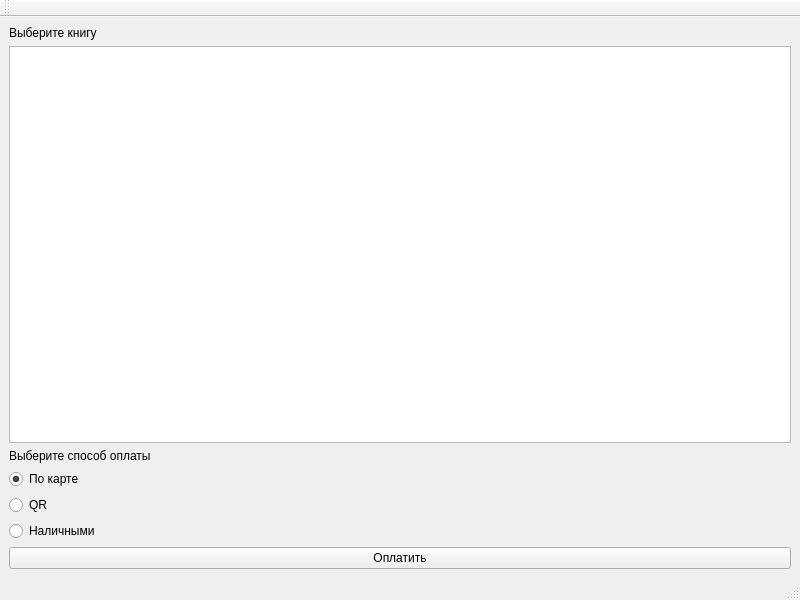
<?xml version="1.0" encoding="UTF-8"?>
<ui version="4.0">
 <class>MainWindow</class>
 <widget class="QMainWindow" name="MainWindow">
  <property name="geometry">
   <rect>
    <x>0</x>
    <y>0</y>
    <width>800</width>
    <height>600</height>
   </rect>
  </property>
  <property name="windowTitle">
   <string>MainWindow</string>
  </property>
  <widget class="QWidget" name="centralwidget">
   <layout class="QVBoxLayout" name="verticalLayout_2">
    <item>
     <widget class="QLabel" name="label">
      <property name="text">
       <string>Выберите книгу</string>
      </property>
     </widget>
    </item>
    <item>
     <widget class="QPlainTextEdit" name="plainTextEdit"/>
    </item>
    <item>
     <widget class="QLabel" name="label_2">
      <property name="text">
       <string>Выберите способ оплаты</string>
      </property>
     </widget>
    </item>
    <item>
     <layout class="QVBoxLayout" name="verticalLayout">
      <item>
       <widget class="QRadioButton" name="radioButton">
        <property name="text">
         <string>По карте</string>
        </property>
        <property name="checked">
         <bool>true</bool>
        </property>
       </widget>
      </item>
      <item>
       <widget class="QRadioButton" name="radioButton_2">
        <property name="text">
         <string>QR</string>
        </property>
       </widget>
      </item>
      <item>
       <widget class="QRadioButton" name="radioButton_3">
        <property name="text">
         <string>Наличными</string>
        </property>
       </widget>
      </item>
     </layout>
    </item>
    <item>
     <widget class="QPushButton" name="pushButton">
      <property name="text">
       <string>Оплатить</string>
      </property>
     </widget>
    </item>
   </layout>
  </widget>
  <widget class="QMenuBar" name="menubar">
   <property name="geometry">
    <rect>
     <x>0</x>
     <y>0</y>
     <width>800</width>
     <height>24</height>
    </rect>
   </property>
  </widget>
  <widget class="QStatusBar" name="statusbar"/>
  <widget class="QToolBar" name="toolBar">
   <property name="windowTitle">
    <string>toolBar</string>
   </property>
   <attribute name="toolBarArea">
    <enum>TopToolBarArea</enum>
   </attribute>
   <attribute name="toolBarBreak">
    <bool>false</bool>
   </attribute>
  </widget>
 </widget>
 <resources/>
 <connections/>
</ui>
